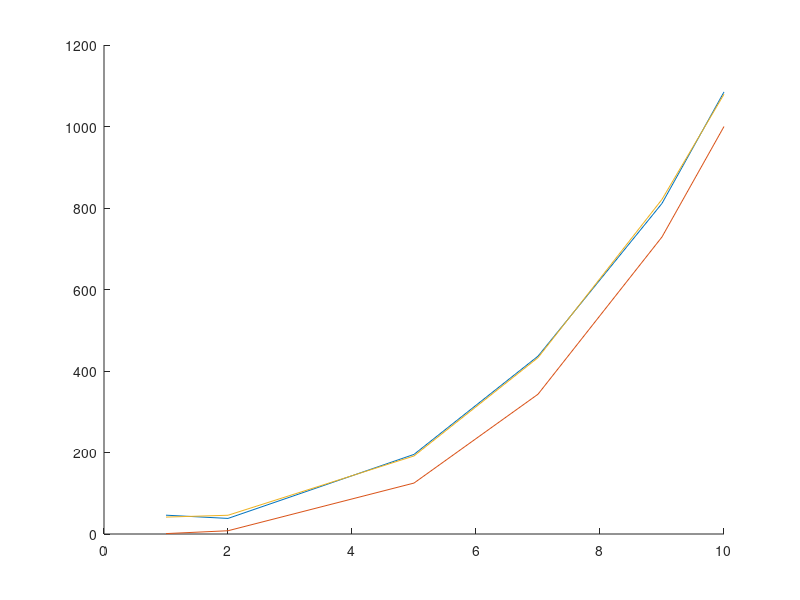

MATLAB code to generate this figure:
% Bąk Maciej 400666 - zadanie 2
x_1 = [1,2,5,7,9,10];
y_1 = zeros(1,6);
x_2 = [1,2,5,7,9,10];
y_2 = ones(1,6);
for i=1:6
    y_1(i) = x_1(i) ^ 3 + rand*100; % z szumem
    y_2(i) = x_1(i) ^ 3;            % y = x^3;
end
p = polyfit(x_1, y_1, 3);           % aproksymacja wielomianem stopnia 3
y_w = polyval(p, x_1);
hold on                             % wykresy
plot(x_1, y_1)
plot(x_2,y_2)
plot(x_1,y_w)
hold off



























% x_2 = 1:0.1:10;
% y_2 = zeros(size(x_2));
% for i=1:size(x_2)
%     
%     y_2(i) = x_2(i)^3;
%   
% end
% 
% %p = polyfit(x_1, y_2, 3);
% 
% %y_w = polyval(p, x_1);
% 
% 
% 
% 
% plot(y_1)
% hold on
% plot(x_1)
% hold off


